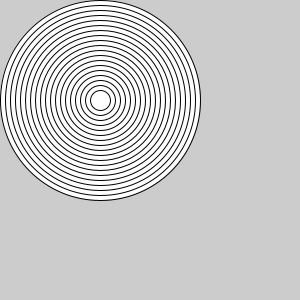
Frame 1 (no input)
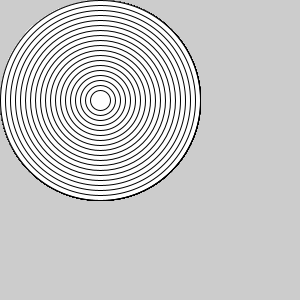
Frame 60 (the mouse pressed at the canvas centre just before this capture)
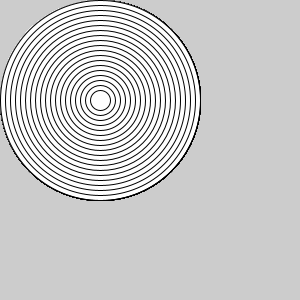
Frame 120 (the mouse held since frame 60 and released just before this capture)

The Processing sketch that drew these frames (run headless with seeded random() and noise(); from frame 60 on, the mouse is pressed at the canvas centre):

// Processing sketch: Bullseye
// ── Bullseye.pde
void setup(){
  
 size(300,300);
  
 
  
  
  
}
void draw(){
  
  
  
  for(int i=200; i>10; i=i-10) {
  
 ellipse(100,100,i,i);
  
}}
